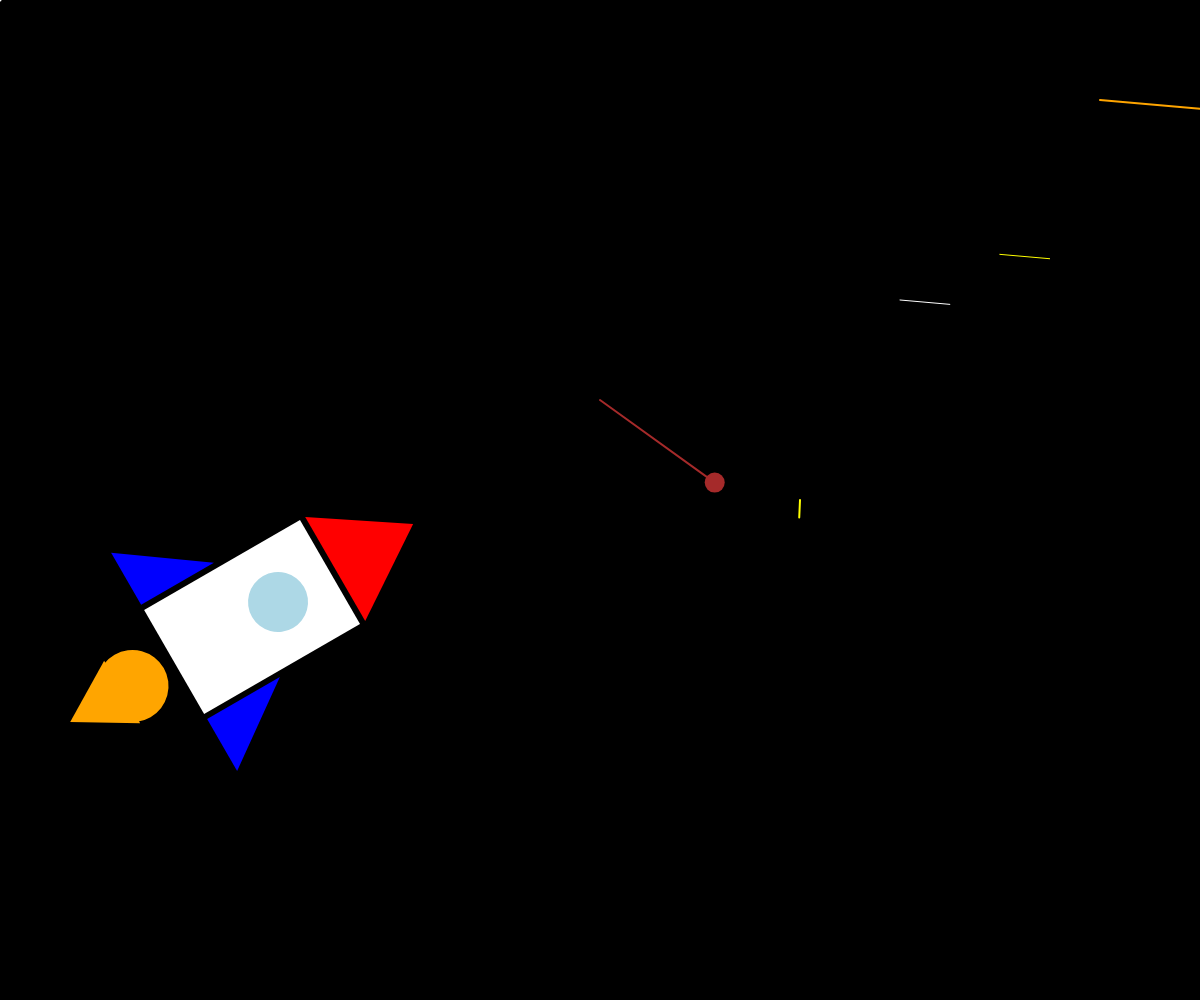
Frame 1 (no input)
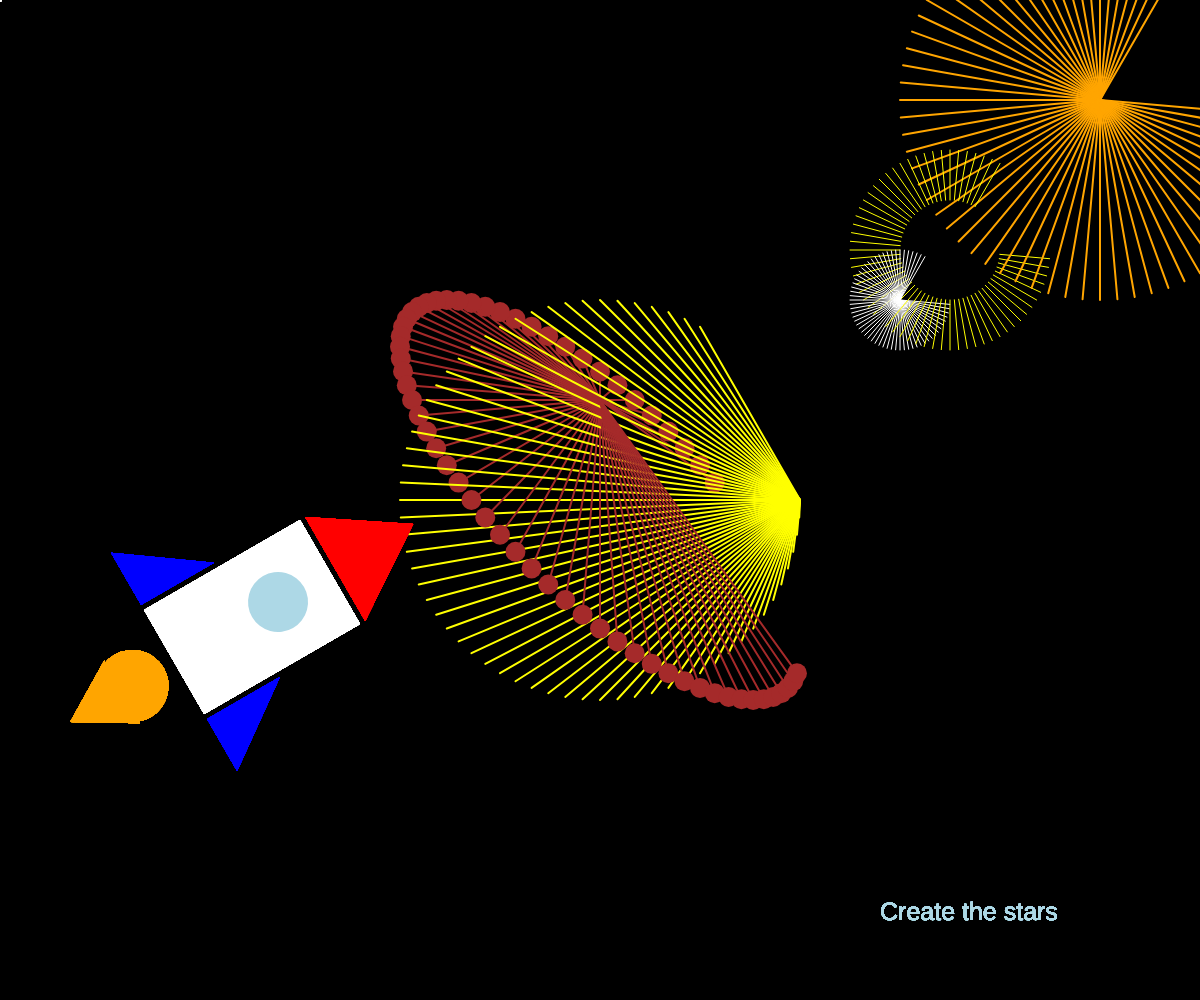
Frame 60 (no input)
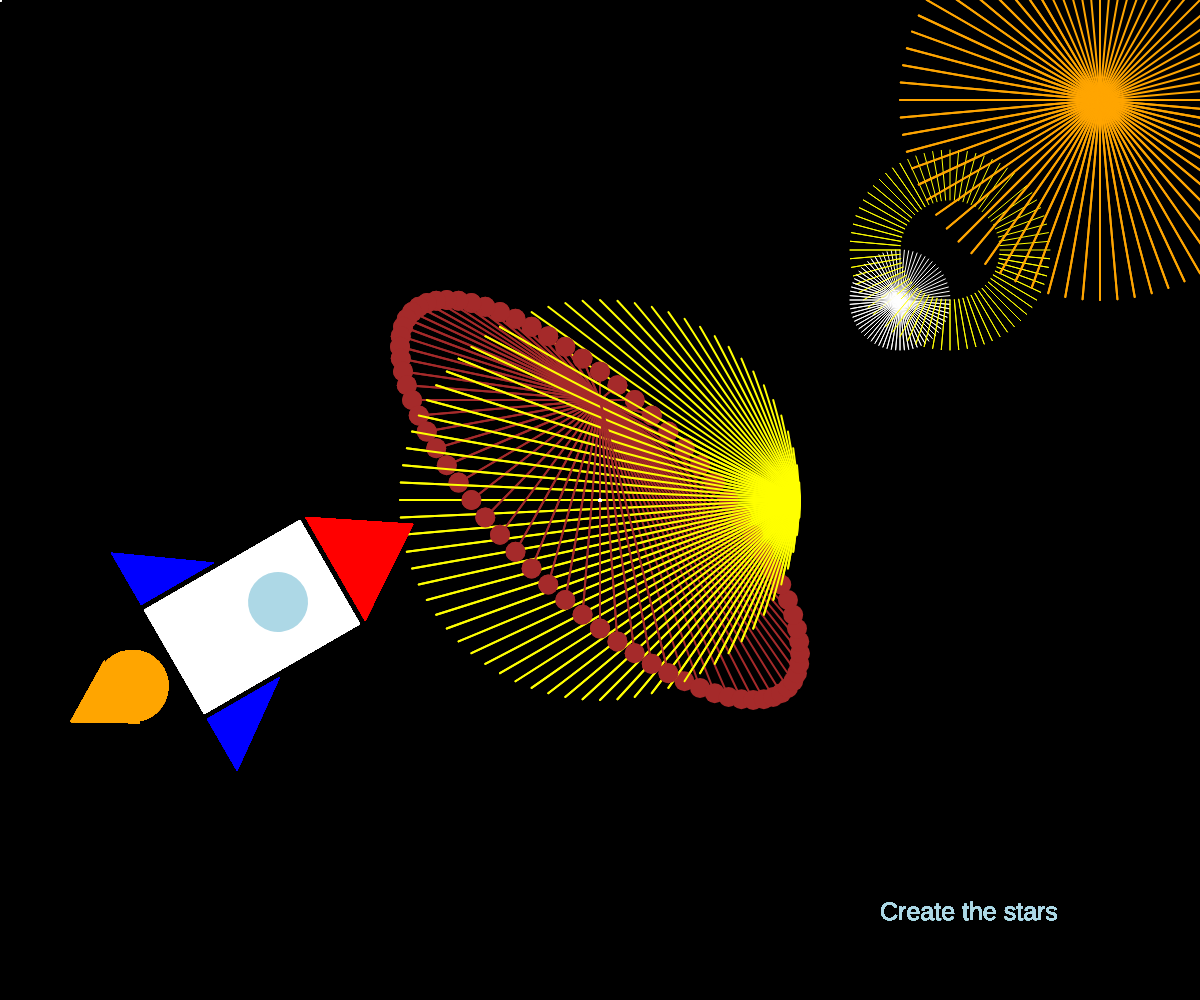
Frame 120 (the mouse pressed at the canvas centre since frame 60)

The p5.js sketch that drew these frames (run headless with seeded random() and noise() and a simulated clock; from frame 60 on, the mouse is pressed at the canvas centre):

// p5.js sketch
// ── sketch.js
function preload(){

  // put preload code here
  //https://drawwithcode.github.io/2019-01-elisamanzoni/
}

function setup() {
  // put setup code here
  createCanvas(windowWidth,windowHeight);
  background("black");
  frameRate(22);

  angleMode(DEGREES);
}

function draw() {



push();


  translate(windowWidth/2, windowHeight/2);

strokeWeight(2)
//stroke("black");
    //line(0,200,cos(frameCount*5)*200,-sin(frameCount*5)*200);

stroke("brown");
    line(0,-100,cos((frameCount*5)+50)*200,-sin(frameCount*5)*200);

strokeWeight(2)
stroke("yellow");
  line(200,0,cos(frameCount*5)*200,sin(frameCount*5)*200);

noStroke();
fill("brown");
  ellipse(cos((frameCount*5)+50)*200,-sin(frameCount*5)*200,20,20);

pop();

push();
translate(windowWidth-100, 100);
strokeWeight(2);
stroke("orange");
  line(0,0,cos(frameCount*5)*200,sin(frameCount*5)*200);
pop();

push();
  translate(windowWidth-250, 250);
  stroke("yellow");
    line(cos(frameCount*5)*50,sin(frameCount*5)*50,cos(frameCount*5)*100,sin(frameCount*5)*100);
pop();

push();
translate(windowWidth-300, 300);
stroke("white");
  line(0,0,cos(frameCount*5)*50,sin(frameCount*5)*50);
pop();


push();
strokeWeight(3);
stroke("white");
  line(mouseX,mouseY,mouseX,mouseY);
pop();

push();
textSize(25);
text('Create the stars', windowWidth-320, windowHeight-80);
fill("wite");
pop();
//razzo

translate(300, 520);
rotate(60);
scale(1.2);

noStroke();

fill("white");
rect(0,0,100,150);

fill("red");
triangle(0, -5, 100, -5, 50, -80);

fill("blue");
triangle(-5, 150, -55, 150, -5, 80);
triangle(105, 150, 155, 150, 105, 80);

fill("orange");
ellipse(50,190,60,60);
triangle(20, 200, 80, 200, 50, 250);

fill("lightblue");
ellipse(50,50,50,50);



//stroke("white");
    //line(pmouseX,pmouseY,0,-200,);



}
